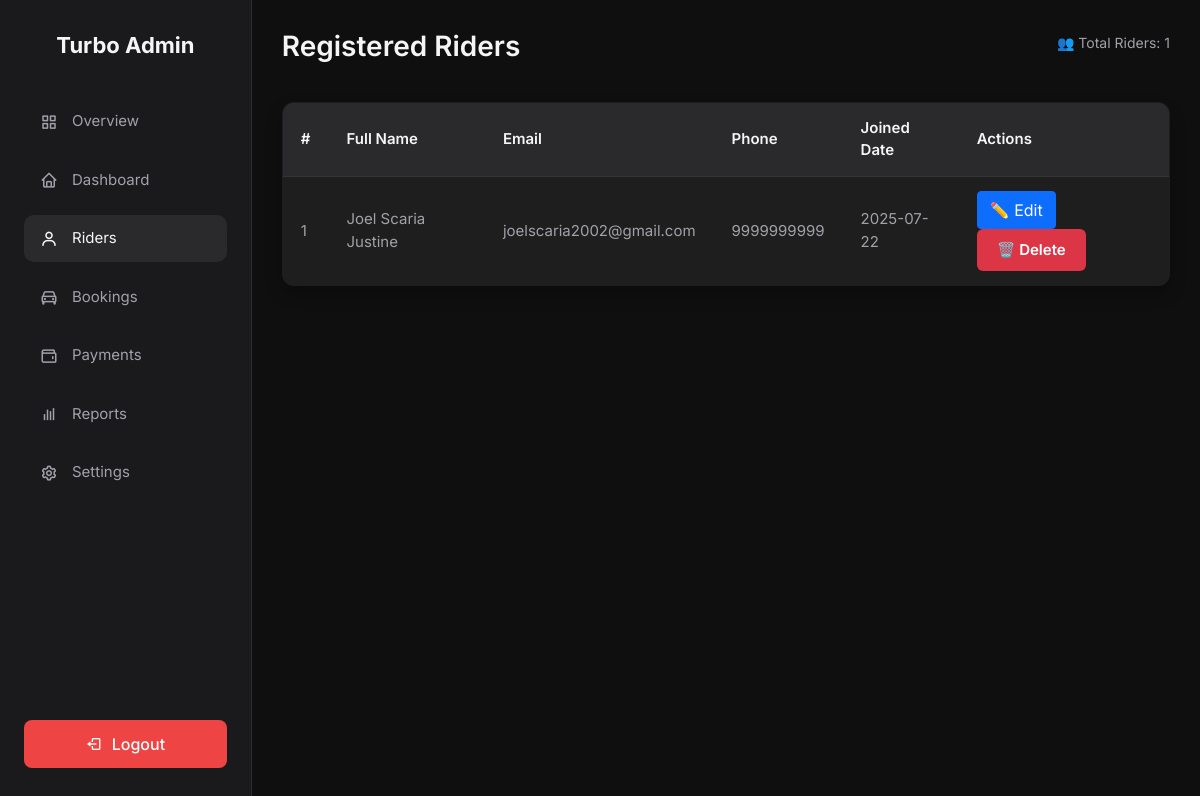
Page /adminpages/rider/ (signed in) on the committed database.
### account/models.py (models this page shows, shortened)
class CustomUser(AbstractUser):
    ROLE_CHOICES = [
        ('driver', 'Driver'),
        ('rider', 'Rider'),
        ('admin', 'Admin'),
    ]
    full_name = models.CharField(max_length=100)
    email = models.EmailField(unique=True)
    role = models.CharField(max_length=10, choices=ROLE_CHOICES)
    phone = models.CharField(max_length=10, default="9999999999")
    email_verified = models.BooleanField(default=False)
    google_sub = models.CharField(max_length=255, unique=True, null=True, blank=True)
    USERNAME_FIELD = 'email'
    REQUIRED_FIELDS = ['username', 'full_name', 'role']

### adminpages/views.py (the view)
# urls.py: path('rider/', views.rider, name='rider'),
@admin_required
def rider(request):
    riders = list(CustomUser.objects.filter(role='rider').order_by('-date_joined'))
    return render(request, 'adminpages/rider.html', {'riders': riders, 'rider_count': len(riders)})

### turbo/context_processors.py (called while the page is built)
def google_signin(request):
    return {
        'GOOGLE_CLIENT_ID': getattr(settings, 'GOOGLE_OAUTH_CLIENT_ID', ''),
        'GOOGLE_SITE_VERIFICATION': getattr(settings, 'GOOGLE_SITE_VERIFICATION', ''),
    }

### templates/adminpages/rider.html (shortened to what this page needs)
{% extends 'adminpages/base.html' %}
{% block content %}
<div class="main">
  <div class="header">
    <h1>Registered Riders</h1>
    <p>👥 Total Riders: {{ rider_count }}</p>
  </div>
  <table>
    <thead>
      <tr>
        <th>#</th>
        <th>Full Name</th>
        <th>Email</th>
        <th>Phone</th>
        <th>Joined Date</th>
        <th>Actions</th>
      </tr>
    </thead>
    <tbody>
      {% for rider in riders %}
      <tr>
        <td>{{ forloop.counter }}</td>
        <td>{{ rider.full_name }}</td>
        <td>{{ rider.email }}</td>
        <td>{{ rider.phone }}</td>
        <td>{{ rider.date_joined|date:"Y-m-d" }}</td>
        <td>
          <a href="{% url 'adminpages:edit_rider' rider.id %}" class="btn btn-primary">✏️ Edit</a>
          <form method="post" action="{% url 'adminpages:delete_rider' rider.id %}" style="display:inline;">
            <button type="submit" class="btn btn-danger" onclick="return confirm('Are you sure you want to delete this rider?');">
              🗑️ Delete
            </button>
          </form>
        </td>
      </tr>
      {% empty %}
      <tr>
        <td colspan="6" style="text-align: center;">No riders found.</td>
      </tr>
      {% endfor %}
    </tbody>
  </table>
</div>
{% endblock %}

### static/adminpages/css/style.css (style rules this page uses)
:root { --bg-dark: #0f0f0f; --bg-sidebar: #1a1a1c; --card-bg: #1e1e1e; --text-light: #f5f5f7; --text-muted: #a1a1aa; --accent: #3b82f6; --danger: #ef4444; --hover-bg: #2a2a2c; --border: #2d2d2f; --green: #10b981; --orange: #f59e0b; --blue: #3b82f6; }
* { margin: 0; padding: 0; box-sizing: border-box; }
body { font-family: 'Inter', sans-serif; display: flex; height: 100vh; background-color: var(--bg-dark); color: var(--text-light); }
.main { flex-grow: 1; padding: 30px; overflow-y: auto; background-color: var(--bg-dark); }
.header { display: flex; justify-content: space-between; align-items: center; margin-bottom: 30px; }
.header h1 { font-size: 28px; font-weight: 600; color: var(--text-light); }
.header p { font-size: 14px; color: var(--text-muted); }
table { width: 100%; border-collapse: collapse; background: var(--card-bg); border-radius: 12px; overflow: hidden; box-shadow: 0 8px 16px rgba(0, 0, 0, 0.25); border: 1px solid var(--border); }
thead { background-color: var(--hover-bg); color: var(--text-light); }
th, td { padding: 14px 18px; text-align: left; font-size: 15px; border-bottom: 1px solid #353535; }
th { color: var(--text-light); font-weight: 600; }
td { color: var(--text-muted); }
button[type="submit"], .cancel-btn { padding: 10px 20px; border-radius: 6px; font-weight: 600; font-size: 15px; text-decoration: none; display: inline-block; transition: background-color 0.2s ease; }
button[type="submit"] { color: white; border: none; }

### rows in the picture
CustomUser: full_name "Joel Scaria Justine", email "joelscaria2002@gmail.com", phone "9999999999", date_joined "2025-07-22"

### other values in the picture
{{ rider_count }} "1"
